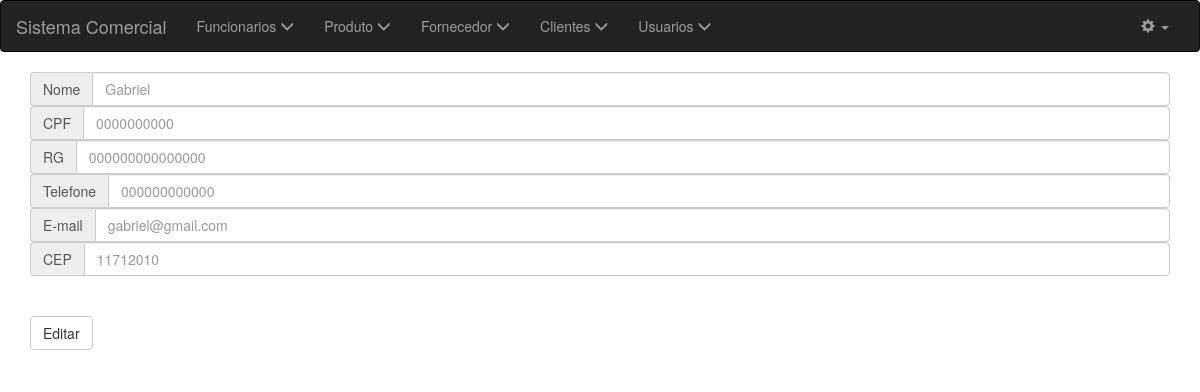
The page /editFuncionario.php?id=2 (signed in) on the database its author committed.
### tables this page shows
CREATE TABLE `tb_funcionario` (
  `cd_funcionario` int(11) NOT NULL,
  `nm_funcionario` varchar(50) NOT NULL,
  `cpf_funcionario` varchar(11) NOT NULL,
  `rg_funcionario` varchar(20) NOT NULL,
  `tel_funcionario` varchar(15) NOT NULL,
  `email_funcionario` varchar(30) NOT NULL,
  `cep_funcionario` int(11) NOT NULL,
  `img_funcionario` varchar(255) DEFAULT 'padrao.jpg'
);

### editFuncionario.php (the view, shortened to what this page needs)
<?php
include 'header.php';
 include_once 'config.php';
$ind = $_GET['id'];
$pdo = conectar();
$rs = $pdo->query("SELECT * FROM tb_funcionario where cd_funcionario='$ind'");
$row = $rs->fetch(PDO::FETCH_OBJ);
 ?>
<html>
	<head>
	</head>
	<body>
<div class="container">
		<form action="" method="POST">
<div class="input-group">
  <span class="input-group-addon" id="basic-addon1">Nome</span>
  <input type="text" class="form-control" name="nome" aria-describedby="basic-addon1" placeholder="<?php echo $row->nm_funcionario ?>" >
</div>
<div class="input-group">
  <span class="input-group-addon" id="basic-addon1">CPF</span>
  <input type="text" class="form-control" name="cpf" aria-describedby="basic-addon1" placeholder="<?php echo $row->cpf_funcionario ?>">
</div>
<div class="input-group">
  <span class="input-group-addon" id="basic-addon1">RG</span>
  <input type="text" class="form-control" name="rg" aria-describedby="basic-addon1" placeholder="<?php echo $row->rg_funcionario ?>">
</div>
<div class="input-group">
  <span class="input-group-addon" id="basic-addon1">Telefone</span>
  <input type="number" class="form-control" name="tel" aria-describedby="basic-addon1" placeholder="<?php echo $row->tel_funcionario ?>">
</div>
<div class="input-group">
  <span class="input-group-addon" id="basic-addon1">E-mail</span>
  <input type="email" class="form-control" name="email" aria-describedby="basic-addon1" placeholder="<?php echo $row->email_funcionario ?>">
</div>
<div class="input-group">
  <span class="input-group-addon" id="basic-addon1">CEP</span>
  <input type="text" class="form-control" id="cep" name="cep" aria-describedby="basic-addon1" placeholder="<?php echo $row->cep_funcionario ?>">
</div>
<br>
<br>
			<button class="btn btn-default" type="submit" name="confirmar">Editar</button><br>
		</form>
	</div>
	</body>
</html>

### rows shown on the page
tb_funcionario: nome "Gabriel", cpf "0000000000", rg "000000000000000", tel "000000000000", email "gabriel@gmail.com", cep "11712010"
